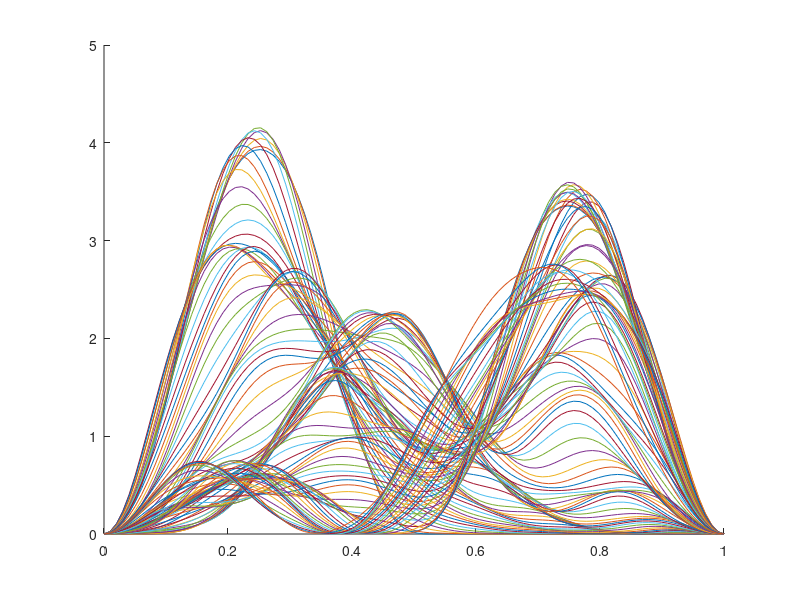

MATLAB code for this plot:

clc
clear
x = linspace(0,1,100);
a =1;
x1 = linspace(0,a/2,100);
x2 = linspace(a/2,a,100);
 
n=9;
Psi1= sqrt(4/a)* sin(2*pi*x1/a);
 
%plot(x1,Psi1,x2,x2*0);
hold on 
 
c =zeros(n,1);
 
for j=1:n
 
c(j)= (sqrt(2)/a)*((a/((2-j)*pi))*(sin(.5*pi*(2-j)))-(a/((2+j)*pi))*(sin(.5*pi*(2+j))));
 
end
 
c(2)= 1/ sqrt(2);
 
Psi= 0;
for j=1:n
Psi = Psi + c(j)* (sqrt(2)/a)*(sin(pi*x.*j/a));
end
 
%plot(x,Psi);


for k = 1:100
    t = linspace(0,1,100);
    
PsiComplete = 0;
Psi2 = 0;
for j = 1:n
    Psi2    =  Psi2 + c(j)* (sqrt(2)/a)*(sin(pi*x.*j/a)).*exp(1)^(-1i*j^(2)*t(k));
end
Psistar = 0;
for g = 1:n
   Psistar = Psistar + c(g)* (sqrt(2)/a)*(sin(pi*x.*g/a)).*exp(1)^(1i * g^(2)*t(k));
end

PsiComplete =  (Psi2 .* Psistar) ;

plot(x,PsiComplete);

M(k) = getframe;


end






